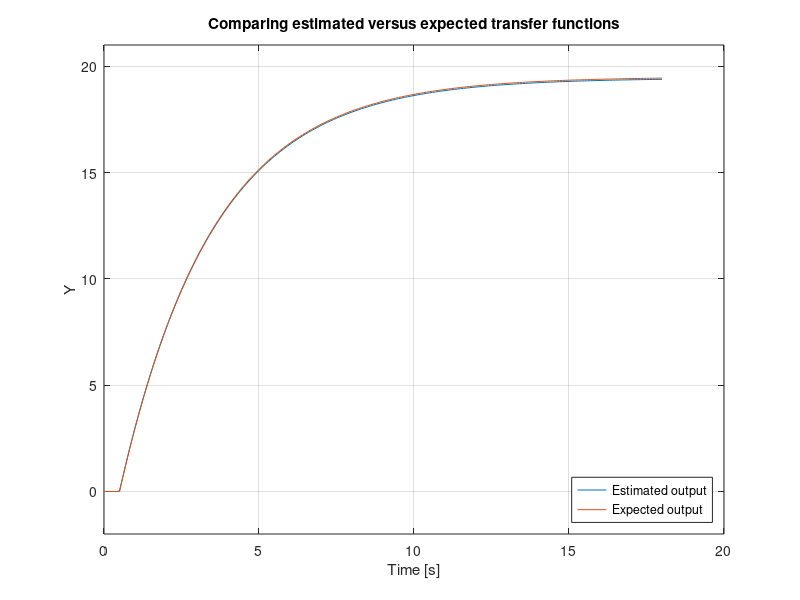
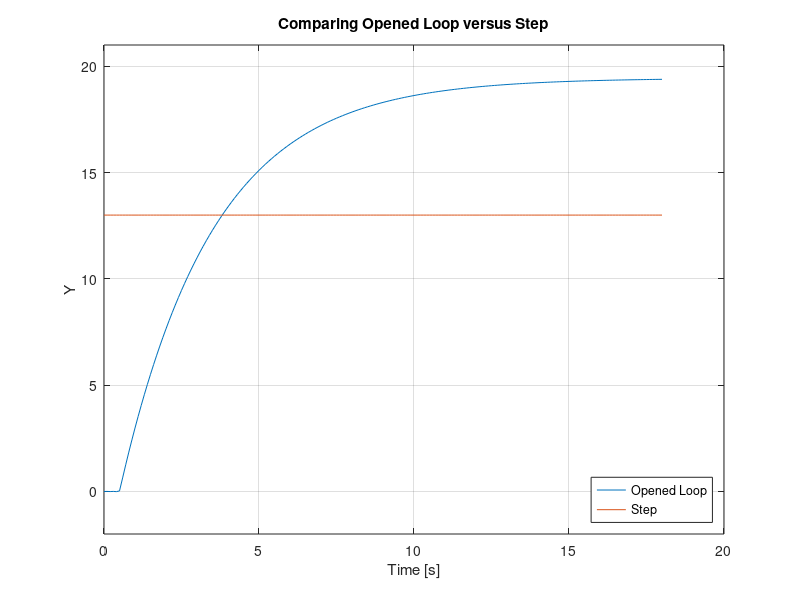
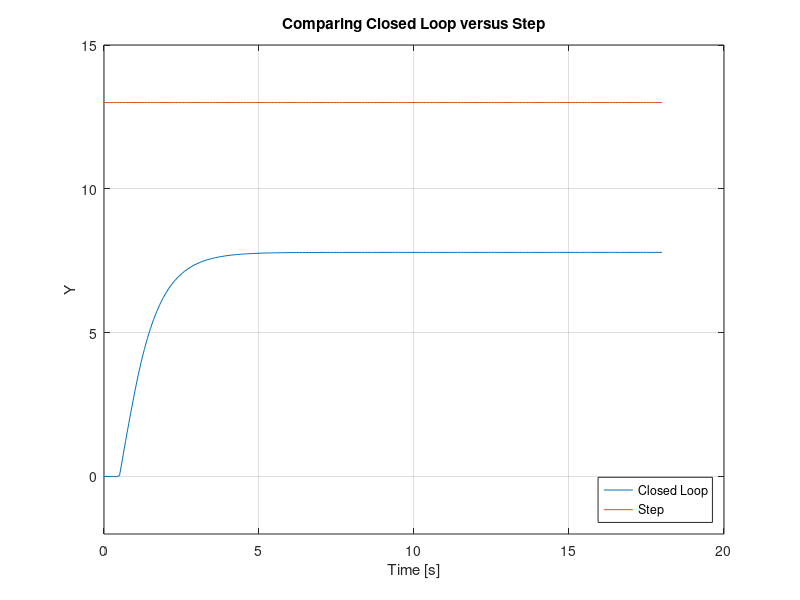

Write the MATLAB code that produced these figures, in order.
% loading control package
pkg load control;

% loading dataset from .mat file
load transfer_function/TransferFunction13.mat;

% defining transfer function using smith method
delta_output = saida(end) - saida(1);
delta_input = degrau(1);

% getting k
k = delta_output / delta_input;

% getting output values for t1 and t2
v_t1 = 0.283 * delta_output;
v_t2 = 0.632 * delta_output;

% getting t1 and t2 values using array values
t1 = t(16);
t2 = t(36);

% getting tal value
tal = 1.5 * (t2 - t1);

% getting theta value
theta = t2 - tal;

% system without delay
sys_without_delay = tf([k], [tal 1]);

% creating delay
[num, den] = padecoef(theta, 20);
h_pade = tf(num, den);

% inserting delay on system
sys_opened_loop = sys_without_delay * h_pade;

% using step function in order to get output estimated values
[output_opened_loop, t, x] = step(delta_input * sys_opened_loop, t);

% comparing two transfer functions
plot(t, output_opened_loop, t, saida);
hold on;
grid on;
title('Comparing estimated versus expected transfer functions');
xlabel('Time [s]');
ylabel('Y');
ylim([-2 21]);
legend('Estimated output', 'Expected output', 'location', 'southeast');
print -dpng 'figures/01-Comparing_transfer_functions.png'
hold off;

% comparing output of opened loop with input required
plot(t, output_opened_loop, t, degrau);
hold on;
grid on;
title('Comparing Opened Loop versus Step');
xlabel('Time [s]');
ylabel('Y');
ylim([-2 21]);
legend('Opened Loop', 'Step', 'location', 'southeast');
print -dpng 'figures/02-Output_opened_loop_vs_step.png'
hold off;

% error in opened loop case
error_opened_loop_real = delta_input - saida(end)
error_opened_loop_predict = delta_input - output_opened_loop(end)

% creating closed loop system
sys_closed_loop = feedback(sys_opened_loop, 1);

% getting output of closed loop applying a step of 13
[output_closed_loop, t, x] = step(delta_input * sys_closed_loop, t);
plot(t, output_closed_loop, t, degrau);
hold on;
grid on;
title('Comparing Closed Loop versus Step');
xlabel('Time [s]');
ylabel('Y');
ylim([-2 15]);
legend('Closed Loop', 'Step', 'location', 'southeast');
print -dpng 'figures/03-Output_closed_loop_vs_step.png'
hold off;

% error in closed loop case
error_closed_loop_predict = delta_input - output_closed_loop(end)

